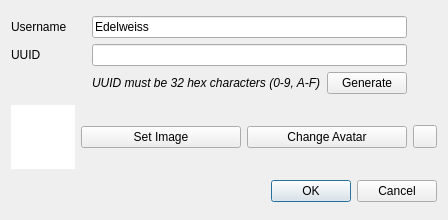
<?xml version="1.0" encoding="UTF-8"?>
<ui version="4.0">
 <class>NewUserDialog</class>
 <widget class="QDialog" name="NewUserDialog">
  <property name="geometry">
   <rect>
    <x>0</x>
    <y>0</y>
    <width>448</width>
    <height>220</height>
   </rect>
  </property>
  <property name="windowTitle">
   <string>New User</string>
  </property>
  <layout class="QGridLayout" name="gridLayout_2">
   <item row="2" column="1" colspan="3">
    <widget class="QDialogButtonBox" name="buttonBox">
     <property name="orientation">
      <enum>Qt::Orientation::Horizontal</enum>
     </property>
     <property name="standardButtons">
      <set>QDialogButtonBox::StandardButton::Cancel|QDialogButtonBox::StandardButton::Ok</set>
     </property>
    </widget>
   </item>
   <item row="1" column="2">
    <widget class="QPushButton" name="setAvatar">
     <property name="text">
      <string>Change Avatar</string>
     </property>
    </widget>
   </item>
   <item row="1" column="1">
    <widget class="QPushButton" name="selectImage">
     <property name="text">
      <string>Set Image</string>
     </property>
    </widget>
   </item>
   <item row="1" column="3">
    <widget class="QToolButton" name="revert">
     <property name="text">
      <string/>
     </property>
    </widget>
   </item>
   <item row="0" column="0" colspan="4">
    <layout class="QGridLayout" name="gridLayout">
     <item row="1" column="0">
      <widget class="QLabel" name="label">
       <property name="text">
        <string>UUID</string>
       </property>
      </widget>
     </item>
     <item row="0" column="1" colspan="2">
      <widget class="QLineEdit" name="username">
       <property name="text">
        <string>Edelweiss</string>
       </property>
      </widget>
     </item>
     <item row="1" column="1" colspan="2">
      <widget class="QLineEdit" name="uuid"/>
     </item>
     <item row="0" column="0">
      <widget class="QLabel" name="label_2">
       <property name="text">
        <string>Username</string>
       </property>
      </widget>
     </item>
     <item row="2" column="1">
      <widget class="QLabel" name="label_3">
       <property name="font">
        <font>
         <italic>true</italic>
        </font>
       </property>
       <property name="text">
        <string>UUID must be 32 hex characters (0-9, A-F)</string>
       </property>
      </widget>
     </item>
     <item row="2" column="2">
      <widget class="QPushButton" name="generate">
       <property name="text">
        <string>Generate</string>
       </property>
      </widget>
     </item>
     <item row="1" column="3">
      <widget class="QLabel" name="uuidVerified">
       <property name="sizePolicy">
        <sizepolicy hsizetype="Fixed" vsizetype="Preferred">
         <horstretch>0</horstretch>
         <verstretch>0</verstretch>
        </sizepolicy>
       </property>
       <property name="minimumSize">
        <size>
         <width>24</width>
         <height>0</height>
        </size>
       </property>
      </widget>
     </item>
     <item row="0" column="3">
      <widget class="QLabel" name="usernameVerified">
       <property name="text">
        <string/>
       </property>
      </widget>
     </item>
    </layout>
   </item>
   <item row="1" column="0">
    <widget class="QGraphicsView" name="image">
     <property name="sizePolicy">
      <sizepolicy hsizetype="Expanding" vsizetype="Expanding">
       <horstretch>0</horstretch>
       <verstretch>0</verstretch>
      </sizepolicy>
     </property>
     <property name="minimumSize">
      <size>
       <width>64</width>
       <height>64</height>
      </size>
     </property>
     <property name="maximumSize">
      <size>
       <width>64</width>
       <height>64</height>
      </size>
     </property>
     <property name="frameShape">
      <enum>QFrame::Shape::NoFrame</enum>
     </property>
     <property name="frameShadow">
      <enum>QFrame::Shadow::Plain</enum>
     </property>
     <property name="verticalScrollBarPolicy">
      <enum>Qt::ScrollBarPolicy::ScrollBarAlwaysOff</enum>
     </property>
     <property name="horizontalScrollBarPolicy">
      <enum>Qt::ScrollBarPolicy::ScrollBarAlwaysOff</enum>
     </property>
     <property name="interactive">
      <bool>false</bool>
     </property>
    </widget>
   </item>
  </layout>
 </widget>
 <resources/>
 <connections>
  <connection>
   <sender>buttonBox</sender>
   <signal>accepted()</signal>
   <receiver>NewUserDialog</receiver>
   <slot>accept()</slot>
   <hints>
    <hint type="sourcelabel">
     <x>248</x>
     <y>254</y>
    </hint>
    <hint type="destinationlabel">
     <x>157</x>
     <y>274</y>
    </hint>
   </hints>
  </connection>
  <connection>
   <sender>buttonBox</sender>
   <signal>rejected()</signal>
   <receiver>NewUserDialog</receiver>
   <slot>reject()</slot>
   <hints>
    <hint type="sourcelabel">
     <x>316</x>
     <y>260</y>
    </hint>
    <hint type="destinationlabel">
     <x>286</x>
     <y>274</y>
    </hint>
   </hints>
  </connection>
 </connections>
</ui>
